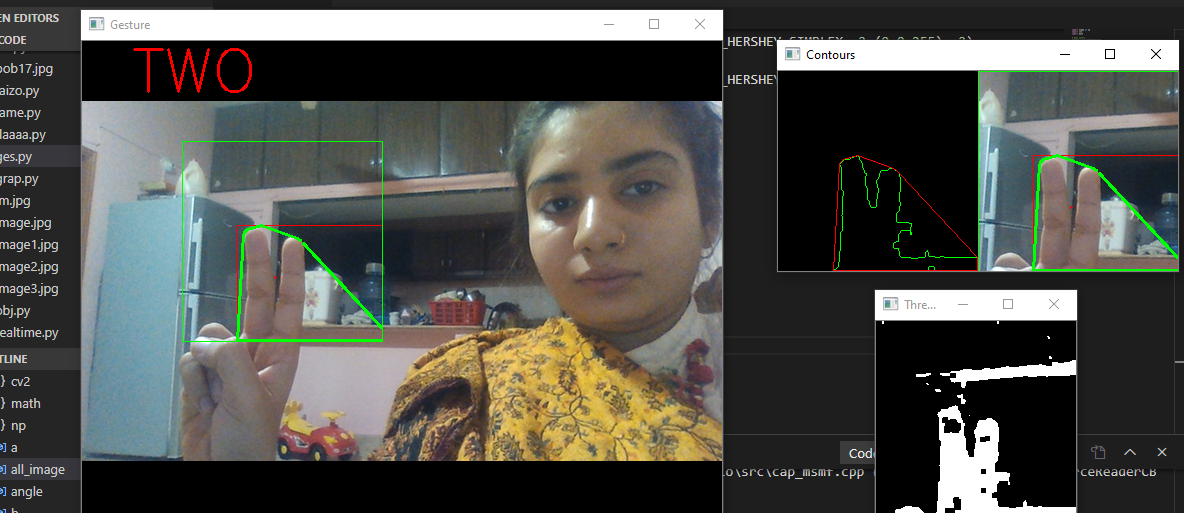
#> input picture gestout2.PNG, 1184 x 513 px, given in place of the camera
$ python ges.py
#> lines starting #> are read from the running program, lines starting #| are printed output that depends on the picture; after the words box and inside, x2 and y2 are one past the last pixel; in counts of white or black regions, pixels touching at a corner belong together
import numpy as np
import cv2
import math

# Open Camera
capture = cv2.VideoCapture(0)

while capture.isOpened():

    # Capture frames from the camera
    ret, frame = capture.read()
#> frame is the input picture: shape (513, 1184, 3); mean B, G, R 75.4, 80.3, 79.9

    # Get hand data from the rectangle sub window
    cv2.rectangle(frame, (100, 100), (300, 300), (0, 255, 0), 0)
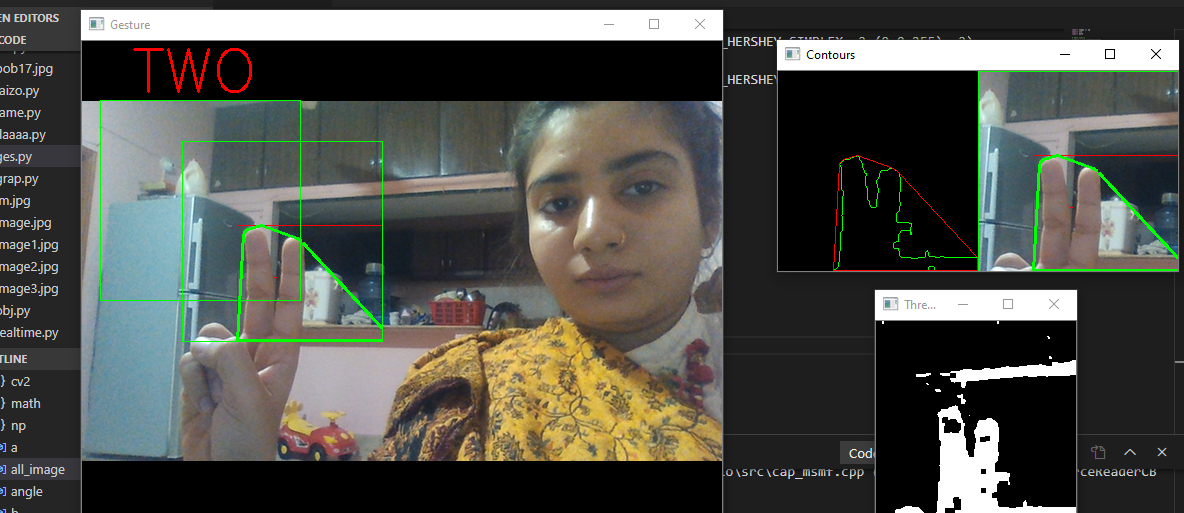
#> frame: shape (513, 1184, 3); 0.13% of pixels changed, all inside (x1, y1, x2, y2) = (100, 100, 301, 301)
    crop_image = frame[100:300, 100:300]

    # Apply Gaussian blur
    blur = cv2.GaussianBlur(crop_image, (3, 3), 0)

    # Change color-space from BGR -> HSV
    hsv = cv2.cvtColor(blur, cv2.COLOR_BGR2HSV)
#> hsv: shape (200, 200, 3); mean H, S, V 86.6, 53.9, 146.4

    # Create a binary image with where white will be skin colors and rest is black
    mask2 = cv2.inRange(hsv, np.array([2, 0, 0]), np.array([20, 255, 255]))
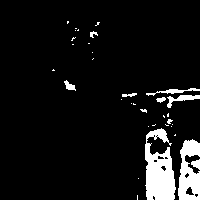
#> mask2: shape (200, 200); 7.7% white; 35 white regions (26 under 20 px), largest, box (x1, y1, x2, y2) and area: (145, 128, 176, 200) 1499, (178, 139, 200, 200) 917, (167, 95, 200, 108) 164

    # Kernel for morphological transformation
    kernel = np.ones((5, 5))

    # Apply morphological transformations to filter out the background noise
    dilation = cv2.dilate(mask2, kernel, iterations=1)
#> dilation: shape (200, 200); 13.9% white; 17 white regions, largest, box (x1, y1, x2, y2) and area: (143, 111, 200, 200) 3689, (144, 86, 200, 110) 840, (62, 78, 78, 93) 174
    erosion = cv2.erode(dilation, kernel, iterations=1)
#> erosion: shape (200, 200); 9% white; 21 white regions (15 under 20 px), largest, box (x1, y1, x2, y2) and area: (145, 124, 200, 200) 2778, (146, 88, 200, 108) 520, (64, 80, 76, 91) 66, (163, 113, 173, 127) 66, (122, 93, 137, 97) 43, (90, 31, 98, 38) 37

    # Apply Gaussian Blur and Threshold
    filtered = cv2.GaussianBlur(erosion, (3, 3), 0)
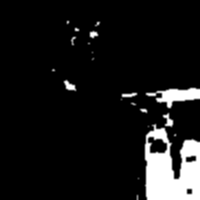
#> filtered: shape (200, 200); min 0, max 255, mean 22.9
    ret, thresh = cv2.threshold(filtered, 127, 255, 0)
#> thresh: shape (200, 200); 8.9% white; 15 white regions (9 under 20 px)

    # Show threshold image
    cv2.imshow("Thresholded", thresh)

    # Find contours
    contours, hierarchy = cv2.findContours(thresh, cv2.RETR_TREE, cv2.CHAIN_APPROX_SIMPLE)
#> contours = 18 contours, 9 with area under 20; largest, box (x1, y1, x2, y2) and area: (145, 125, 200, 200) 2924, (146, 88, 200, 108) 447, (147, 136, 168, 154) 260, (185, 155, 197, 163) 65, (64, 80, 76, 90) 48

    try:
        # Find contour with maximum areaq
        contour = max(contours, key=lambda x: cv2.contourArea(x))
#> contour = contour of 74 points, box (x1, y1, x2, y2) (145, 125, 200, 200), area 2924

        # Create bounding rectangle around the contour
        x, y, w, h = cv2.boundingRect(contour)
#> x = 145; y = 125; w = 55; h = 75
        cv2.rectangle(crop_image, (x, y), (x + w, y + h), (0, 0, 255), 0)
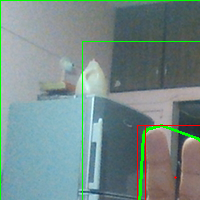
#> crop_image: shape (200, 200, 3); mean B, G, R 136.2, 138.4, 117.4

        # Find convex hull
        hull = cv2.convexHull(contour)
#> hull = contour of 11 points, box (x1, y1, x2, y2) (145, 125, 200, 200), area 3576

        # Draw contour
        drawing = np.zeros(crop_image.shape, np.uint8)
        cv2.drawContours(drawing, [contour], -1, (0, 255, 0), 0)
        cv2.drawContours(drawing, [hull], -1, (0, 0, 255), 0)
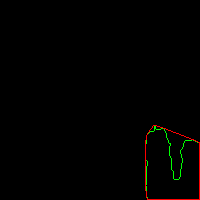
#> drawing: shape (200, 200, 3); mean of channels 0, 1, 2 0, 1, 1.5; drawn as B, G, R

        # Find convexity defects
        hull = cv2.convexHull(contour, returnPoints=False)
#> hull = [73, 68, 25, 19, 18, 17, 15, 13, 7, 5, 0]
        defects = cv2.convexityDefects(contour, hull)
#> defects = [[0, 5, 2, 944], [5, 7, 6, 226], [7, 13, 9, 512], [13, 15, 14, 232], [15, 17, 16, 162], [19, 25, 20, 202], [25, 68, 47, 11216], [68, 73, 71, 890]]

        # Use cosine rule to find angle of the far point from the start and end point i.e. the convex points (the finger
        # tips) for all defects
        count_defects = 0

        for i in range(defects.shape[0]):
            s, e, f, d = defects[i, 0]
            start = tuple(contour[s][0])
            end = tuple(contour[e][0])
            far = tuple(contour[f][0])

            a = math.sqrt((end[0] - start[0]) ** 2 + (end[1] - start[1]) ** 2)
            b = math.sqrt((far[0] - start[0]) ** 2 + (far[1] - start[1]) ** 2)
            c = math.sqrt((end[0] - far[0]) ** 2 + (end[1] - far[1]) ** 2)
            angle = (math.acos((b ** 2 + c ** 2 - a ** 2) / (2 * b * c)) * 180) / 3.14

            # if angle > 90 draw a circle at the far point
            if angle >90 or angle<90:
                count_defects += 1
                cv2.circle(crop_image, far, 1, [0, 0, 255], -1)

            cv2.line(crop_image, start, end, [0, 255, 0], 2)
#> this loop made 8 passes
#> (s, e, f, d, start, end, far, a) on passes 1 to 8: (0, 5, 2, 944, (153, 125), (146, 135), (154, 130), 12.21), (5, 7, 6, 226, (146, 135), (145, 144), (146, 143), 9.06), (7, 13, 9, 512, (145, 144), (145, 185), (147, 161), 41), (13, 15, 14, 232, (145, 185), (146, 196), (146, 186), 11.05), (15, 17, 16, 162, (146, 196), (147, 199), (147, 197), 3.16), (19, 25, 20, 202, (199, 142), (192, 139), (197, 142), 7.62), (25, 68, 47, 11216, (192, 139), (164, 128), (174, 179), 30.08), (68, 73, 71, 890, (164, 128), (155, 125), (156, 129), 9.49)
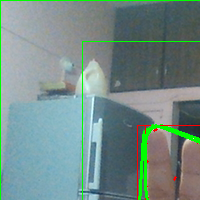
#> crop_image: shape (200, 200, 3); 0.86% of pixels changed, all inside (x1, y1, x2, y2) = (144, 124, 200, 200)
#> after the loop, count_defects = 8

        # Print number of fingers
        if count_defects == 0:
            cv2.putText(frame, "ONE", (50, 50), cv2.FONT_HERSHEY_SIMPLEX, 2,(0,0,255),2)
        elif count_defects == 1:
            cv2.putText(frame, "TWO", (50, 50), cv2.FONT_HERSHEY_SIMPLEX, 2,(0,0,255), 2)
        elif count_defects == 2:
            cv2.putText(frame, "THREE", (5, 50), cv2.FONT_HERSHEY_SIMPLEX, 2,(0,0,255), 2)
        elif count_defects == 3:
            cv2.putText(frame, "FOUR", (50, 50), cv2.FONT_HERSHEY_SIMPLEX, 2,(0,0,255), 2)
        elif count_defects == 4:
            cv2.putText(frame, "FIVE", (50, 50), cv2.FONT_HERSHEY_SIMPLEX, 2,(0,0,255), 2)
        else:
            pass
    except:
        pass

    # Show required images
    cv2.imshow("Gesture", frame)
    all_image = np.hstack((drawing, crop_image))
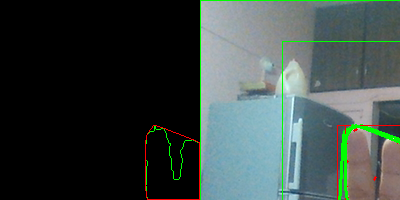
#> all_image: shape (200, 400, 3); mean of channels 0, 1, 2 67.7, 70.3, 58.8; drawn as B, G, R
    cv2.imshow('Contours', all_image)

    # Close the camera if 'q' is pressed
    if cv2.waitKey(1) == ord('q'):
#> (key q is pressed here)
        break

capture.release()
cv2.destroyAllWindows()

$ run again, on gestout3.PNG
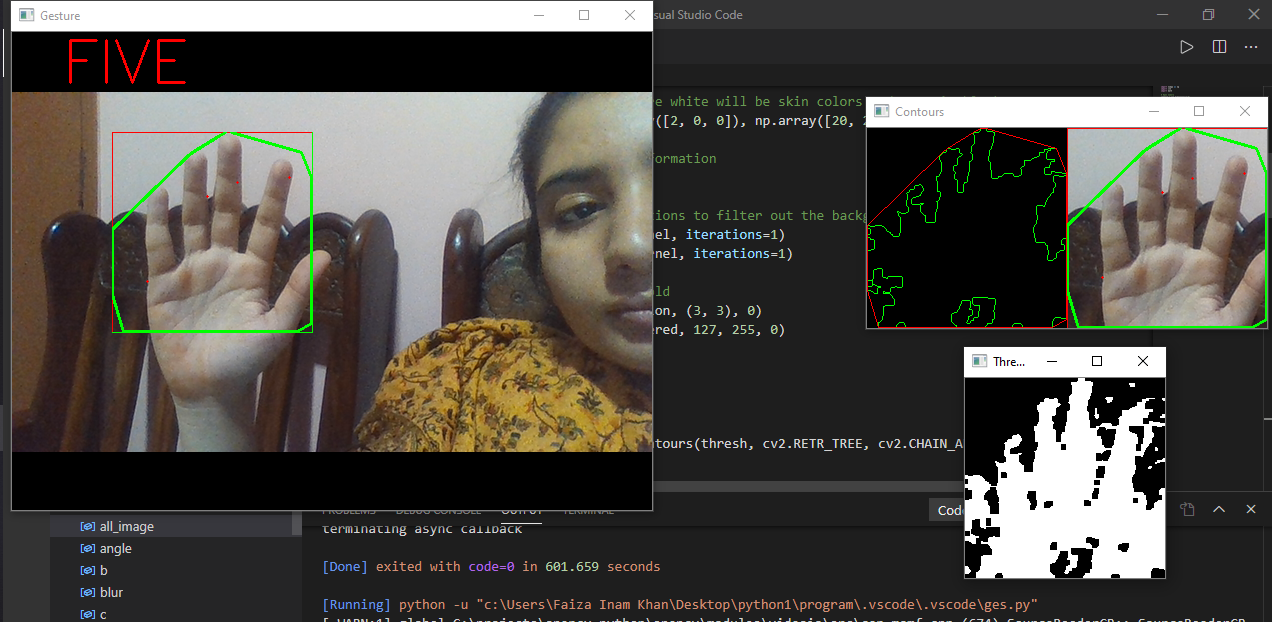
#> input picture gestout3.PNG, 1272 x 622 px, given in place of the camera
#> frame is the input picture: shape (622, 1272, 3); mean B, G, R 69.6, 74.7, 77.6
#> frame: shape (622, 1272, 3); 0.1% of pixels changed, all inside (x1, y1, x2, y2) = (100, 100, 301, 301)
#> hsv: shape (200, 200, 3); mean H, S, V 55, 43.6, 149.5
#> mask2: shape (200, 200); 43.4% white; 32 white regions (20 under 20 px), largest, box (x1, y1, x2, y2) and area: (37, 31, 200, 200) 15609, (15, 129, 39, 185) 752, (186, 75, 200, 111) 237
#> dilation: shape (200, 200); 56.7% white; 30 black regions (18 under 20 px), largest, box (x1, y1, x2, y2) and area: (0, 0, 200, 153) 15873, (181, 99, 200, 162) 616, (20, 175, 45, 194) 164
#> erosion: shape (200, 200); 47.2% white; 13 white regions (9 under 20 px), largest, box (x1, y1, x2, y2) and area: (0, 31, 200, 200) 18744, (151, 51, 160, 57) 36, (141, 61, 146, 73) 32, (175, 36, 183, 41) 25
#> thresh: shape (200, 200); 47.2% white; 10 white regions (6 under 20 px)
#> contours = 24 contours, 8 with area under 20; largest, box (x1, y1, x2, y2) and area: (0, 31, 200, 200) 19586, (30, 140, 47, 169) 317, (143, 80, 164, 103) 314, (175, 79, 192, 106) 239, (73, 144, 85, 165) 164
#> contour = contour of 407 points, box (x1, y1, x2, y2) (0, 31, 200, 200), area 19586
#> x = 0; y = 31; w = 200; h = 169
#> `hull = cv2.convexHull(contour)`: hull = contour of 11 points, box (x1, y1, x2, y2) (0, 31, 200, 200), area 25850
#> `hull = cv2.convexHull(contour, returnPoints=False)`: hull = [406, 398, 346, 338, 279, 202, 176, 163, 57, 2, 0]
#> defects = [[0, 2, 1, 114], [2, 57, 27, 10468], [57, 163, 84, 10515], [163, 176, 167, 4135], [176, 202, 193, 4352], [202, 279, 227, 6912], [279, 338, 299, 5376], [338, 346, 340, 1717], [346, 398, 378, 12208], [398, 406, 402, 1205]]
#> the loop `for i in range(defects.shape[0]):` made 10 passes
#> (s, e, f, d, start, end, far, a) on passes 1 to 7: (0, 2, 1, 114, (122, 31), (120, 32), (121, 32), 2.24), (2, 57, 27, 10468, (120, 32), (92, 56), (107, 97), 36.88), (57, 163, 84, 10515, (92, 56), (15, 131), (79, 126), 107.5), (163, 176, 167, 4135, (15, 131), (0, 150), (19, 152), 24.21), (176, 202, 193, 4352, (0, 150), (0, 199), (17, 184), 49), (202, 279, 227, 6912, (0, 199), (199, 199), (22, 172), 199), (279, 338, 299, 5376, (199, 199), (199, 63), (178, 136), 136)
#> after the loop `for i in range(defects.shape[0]):`:
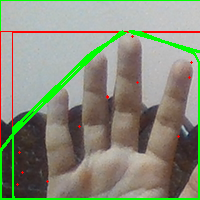
#> crop_image: shape (200, 200, 3); mean B, G, R 122.6, 141.9, 136.5
#> after the loop `for i in range(defects.shape[0]):`: count_defects = 10
#> `all_image = np.hstack((drawing, crop_image))`:
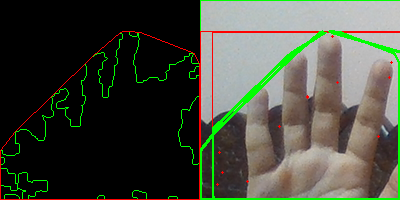
#> all_image: shape (200, 400, 3); mean of channels 0, 1, 2 61.3, 73.9, 70.1; drawn as B, G, R

$ run again, on gestout4.PNG
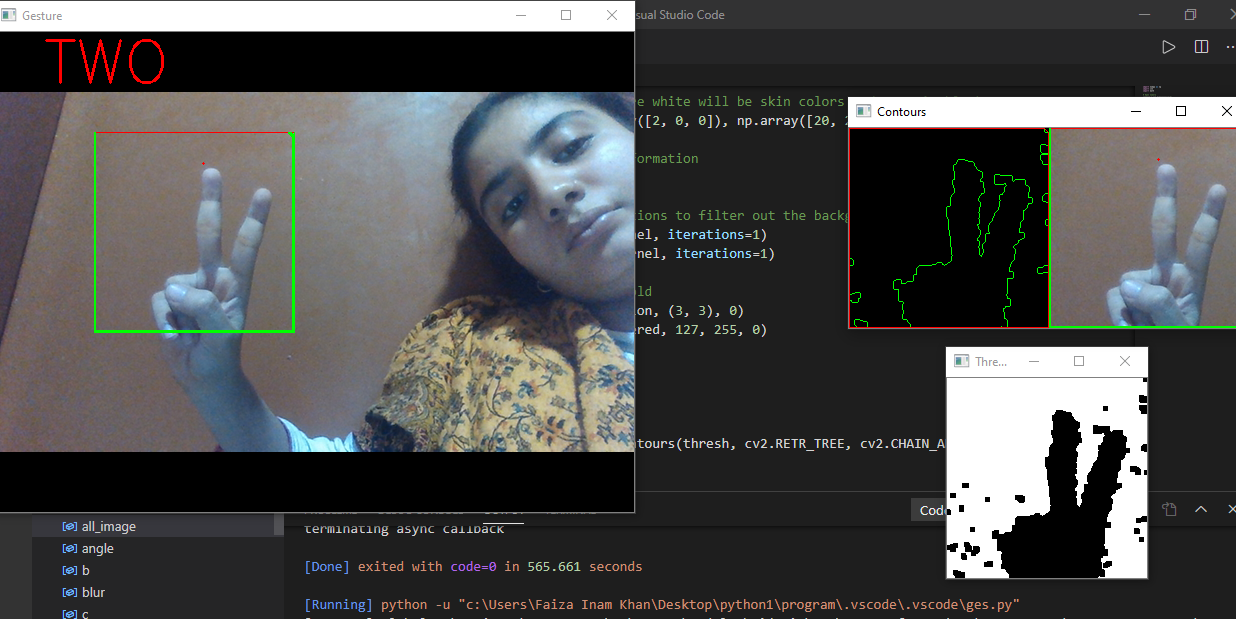
#> input picture gestout4.PNG, 1236 x 619 px, given in place of the camera
#> frame is the input picture: shape (619, 1236, 3); mean B, G, R 76.7, 76.9, 76.7
#> frame: shape (619, 1236, 3); 0.1% of pixels changed, all inside (x1, y1, x2, y2) = (100, 100, 301, 301)
#> hsv: shape (200, 200, 3); mean H, S, V 43, 40.9, 134.8
#> mask2: shape (200, 200); 63% white; 164 black regions (127 under 20 px), largest, box (x1, y1, x2, y2) and area: (16, 21, 200, 200) 11636, (0, 0, 200, 200) 1125, (53, 146, 75, 159) 122
#> dilation: shape (200, 200); 81.1% white; 18 black regions (16 under 20 px), largest, box (x1, y1, x2, y2) and area: (46, 65, 175, 200) 7141, (186, 35, 200, 200) 370
#> erosion: shape (200, 200); 74.2% white; 15 black regions (3 under 20 px), largest, box (x1, y1, x2, y2) and area: (39, 63, 177, 200) 8632, (183, 33, 200, 200) 1257, (177, 120, 188, 129) 77
#> thresh: shape (200, 200); 74.2% white; 15 black regions (3 under 20 px)
#> contours = 13 contours, 1 with area under 20; largest, box (x1, y1, x2, y2) and area: (0, 0, 200, 200) 28910, (196, 132, 200, 200) 173, (176, 119, 189, 130) 94, (61, 148, 73, 158) 82, (196, 56, 200, 81) 69
#> contour = contour of 317 points, box (x1, y1, x2, y2) (0, 0, 200, 200), area 28910
#> x = 0; w = 200
#> `hull = cv2.convexHull(contour)`: hull = [[199, 0], [199, 37], [190, 185], [189, 196], [183, 199], [5, 199], [0, 196], [0, 0]]
#> `hull = cv2.convexHull(contour, returnPoints=False)`: hull = [316, 315, 278, 268, 265, 22, 19, 0]
#> defects = [[0, 19, 15, 1024], [19, 22, 20, 527], [22, 265, 100, 35072], [265, 268, 267, 572], [268, 278, 271, 1136], [278, 315, 304, 3391]]
#> the loop `for i in range(defects.shape[0]):` made 6 passes
#> (s, e, f, d, start, end, far, a) on passes 1 to 6: (0, 19, 15, 1024, (0, 0), (0, 196), (4, 179), 196), (19, 22, 20, 527, (0, 196), (5, 199), (4, 196), 5.83), (22, 265, 100, 35072, (5, 199), (183, 199), (103, 62), 178), (265, 268, 267, 572, (183, 199), (189, 196), (184, 196), 6.71), (268, 278, 271, 1136, (189, 196), (190, 185), (185, 191), 11.05), (278, 315, 304, 3391, (190, 185), (199, 37), (185, 49), 148.3)
#> after the loop `for i in range(defects.shape[0]):`:
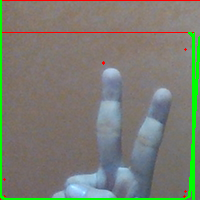
#> crop_image: shape (200, 200, 3); mean B, G, R 114, 125.2, 122.1
#> after the loop `for i in range(defects.shape[0]):`: count_defects = 6
#> `all_image = np.hstack((drawing, crop_image))`:
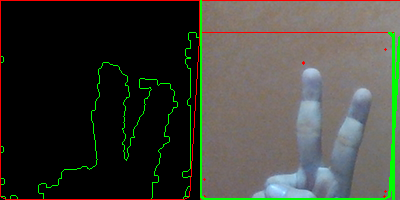
#> all_image: shape (200, 400, 3); mean of channels 0, 1, 2 57, 65.2, 63.5; drawn as B, G, R
